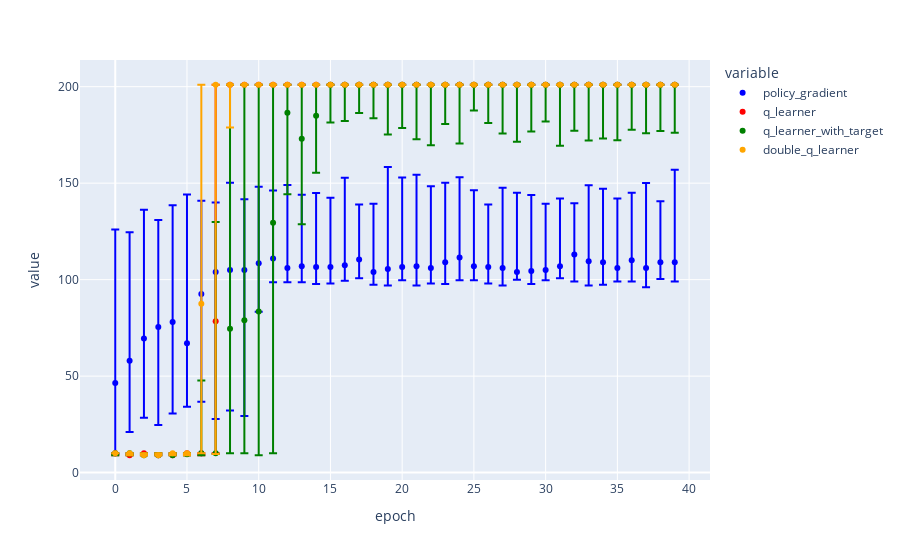

Here is the notebook cell this chart was saved with:
### Markdown cell above
### Discussion of Hyperparameter Search
Note, that while we have found suitable hyperparameters through our strategy that made all different models converge to the intended value of surviving for at least 200 steps, there are multiple comments to be made:
* We have largely tuned the hyper-parameters for all models jointly. This might be a good first-order approximation, but of course we could achieve faster and more stable convergence by following a more precise tuning.
* For instance, adding a *target network* or *double q-function* to the Q-Learner, address the overestimation problem. In turn, these models could likely support larger values for the discount factor $\gamma$.
* Frequent drops in agent performance during training indicate that the learning rate had been to high at this point in time. More elaborate learning rate scheduling would likely mitigate this.
* The exploration-exploitation tradeoff is address through $\varepsilon$ and its decay. However, currently we implemented a constant decay irrespective of how much the agent's performance improved. Using an adaptive system or something more evolved like *entropy regularisation* (like in e.g. *soft-actor critic* models) would likely stabilize and speed up convergence.

Since this was intended as a learning exercise, we refrain from diving to deep into parameter tuning. Let us instead compare how the different models perform.


## Model Comparison
Now that all different algorithms converge, we should compare them. That is we want to find out how fast and stable they converge to a solution compared to each other. A good metric to compare how the models perform after each epoch, is to train all four models $n=10$ times. After each training-epoch we then let the model control the cart-pole for $m=40$ episodes and count how many actions each of these episodes lasted.

After this, for each of the four models and each training epoch, we are left with $n \cdot m$ numbers representing the distribution of how long the episodes lasted. We can combine this into a single median and additionally add 30%- and 70%-quantiles as uncertainty measures. Note, however, that this combines two averaging processes: One over the $n$ independently trained agents and another over the $m$ episodes we ran after a given epoch for each competing model. (The data is generated by running `compare_models.py`. Here we just load the results.)

### Code cell
def make_combined_model_epoch_df(
    c_dict: dict[tuple[str, int, int], list[int]]
) -> dict[tuple[str, int], list[int]]:
    aggregated_dict = {}
    for (agent, run_id, epoch), results in c_dict.items():
        aggregated_dict[(agent, epoch)] = aggregated_dict.get((agent, epoch), []) + results
    
    tuples = [(agent, epoch, np.array(results)) for (agent, epoch), results in aggregated_dict.items()]
    df = pd.DataFrame(tuples, columns=["agent", "epoch", "results"])
    pt = pd.pivot_table(df, values="results", index="epoch", columns="agent")
    med = pt.map(np.median)
    q_upper = pt.map(lambda x: np.quantile(x, 0.7))
    q_lower = pt.map(lambda x: np.quantile(x, 0.3))
    df = pd.concat({'median': med, 'upper': q_upper, 'lower': q_lower}, names=['quantile'])
    return df


def get_scatter_plot(df: pd.DataFrame, model_name: str, marker_color: str):
    return px.scatter(
        df[model_name].loc["median"],
        error_y=df[model_name].loc["upper"]-df[model_name].loc["median"],
        error_y_minus=df[model_name].loc["median"]-df[model_name].loc["lower"],
        color_discrete_sequence=[marker_color]
    )


with open(os.path.join("pkls_and_logs", "model_comparison") + ".pkl", "rb") as file:
    model_comparison_data = pickle.load(file)

df = make_combined_model_epoch_df(model_comparison_data)
fig = get_scatter_plot(df, "policy_gradient", "blue")
fig.add_trace(get_scatter_plot(df, "q_learner", "red").data[0])
fig.add_trace(get_scatter_plot(df, "q_learner_with_target", "green").data[0])
fig.add_trace(get_scatter_plot(df, "double_q_learner", "orange").data[0])
fig.show()

### Figure 1 — Plotly figure (JSON) as saved in the notebook; plotly's stock layout.template omitted (floating-point values rounded to 4 significant figures)
{"data": [{"error_y": {"array": [79.5, 66.6, 66.7, 55.4, 60.6, 77.1, 48.4, 36, 45.2, 36.6, 39.6, 35.2, 43.0, 37, 38.4, 36, 45.3, 28.5, 35.3, 52.9, 46.4, 47.3, 42.4, 41.2, 41.6, 39.3, 32.5, 41.6, 41, 39.4, 34.3, 35, 26.6, 39.4, 38.1, 36, 35, 44.1, 31.6, 47.9], "arrayminus": [36.8, 37, 41.1, 50.8, 47.3, 32.9, 55.8, 76.2, 72.8, 75.6, 25.1, 12.3, 7.3, 8.3, 8.8, 8.5, 8.1, 9.8, 6.6, 8.5, 6.8, 10, 8, 11.3, 11.8, 7.3, 8.5, 9, 4, 6.8, 5.3, 6.3, 14, 12.5, 11.6, 7, 11, 10, 8.6, 10]}, "hovertemplate": "variable=policy_gradient<br>epoch=%{x}<br>value=%{y}<extra></extra>", "legendgroup": "policy_gradient", "marker": {"color": "blue", "symbol": "circle"}, "mode": "markers", "name": "policy_gradient", "orientation": "v", "showlegend": true, "type": "scatter", "x": [0, 1, 2, 3, 4, 5, 6, 7, 8, 9, 10, 11, 12, 13, 14, 15, 16, 17, 18, 19, 20, 21, 22, 23, 24, 25, 26, 27, 28, 29, 30, 31, 32, 33, 34, 35, 36, 37, 38, 39], "xaxis": "x", "y": [46.5, 58, 69.5, 75.5, 78, 67, 92.5, 104, 105, 105, 108.5, 111, 106, 107, 106.5, 106.5, 107.5, 110.5, 104, 105.5, 106.5, 107, 106, 109, 111.5, 107, 106.5, 106, 104, 104.5, 105, 107, 113, 109.5, 109, 106, 110, 106, 109, 109], "yaxis": "y"}, {"error_y": {"array": [0, 1, 0, 1, 1, 0, 0, 122.5, 0, 0, 0, 0, 0, 0, 0, 0, 0, 0, 0, 0, 0, 0, 0, 0, 0, 0, 0, 0, 0, 0, 0, 0, 0, 0, 0, 0, 0, 0, 0, 0], "arrayminus": [1, 0, 1, 0, 0, 1, 1, 68.5, 0, 0, 0, 0, 0, 0, 0, 0, 0, 0, 0, 0, 0, 0, 0, 0, 0, 0, 0, 0, 0, 0, 0, 0, 0, 0, 0, 0, 0, 0, 0, 0]}, "hovertemplate": "variable=q_learner<br>epoch=%{x}<br>value=%{y}<extra></extra>", "legendgroup": "q_learner", "marker": {"color": "red", "symbol": "circle"}, "mode": "markers", "name": "q_learner", "orientation": "v", "showlegend": true, "type": "scatter", "x": [0, 1, 2, 3, 4, 5, 6, 7, 8, 9, 10, 11, 12, 13, 14, 15, 16, 17, 18, 19, 20, 21, 22, 23, 24, 25, 26, 27, 28, 29, 30, 31, 32, 33, 34, 35, 36, 37, 38, 39], "xaxis": "x", "y": [10, 9, 10, 9, 9, 10, 10, 78.5, 201, 201, 201, 201, 201, 201, 201, 201, 201, 201, 201, 201, 201, 201, 201, 201, 201, 201, 201, 201, 201, 201, 201, 201, 201, 201, 201, 201, 201, 201, 201, 201], "yaxis": "y"}, {"error_y": {"array": [0, 0, 1, 1, 1, 0.5, 37.8, 119.9, 126.5, 122, 117.5, 71.5, 14.5, 28, 16, 0, 0, 0, 0, 0, 0, 0, 0, 0, 0, 0, 0, 0, 0, 0, 0, 0, 0, 0, 0, 0, 0, 0, 0, 0], "arrayminus": [1, 1, 0, 0, 0, 0.5, 1, 0.3, 64.5, 69, 74.5, 119.5, 42.3, 44.3, 29.6, 19.6, 18.8, 14.7, 17.3, 25.8, 22.4, 28.3, 31.3, 20.3, 30.5, 13.3, 19.8, 25.2, 29.5, 24.2, 19, 31.6, 23.8, 28.9, 27.8, 28.8, 23.3, 25.1, 24, 24.9]}, "hovertemplate": "variable=q_learner_with_target<br>epoch=%{x}<br>value=%{y}<extra></extra>", "legendgroup": "q_learner_with_target", "marker": {"color": "green", "symbol": "circle"}, "mode": "markers", "name": "q_learner_with_target", "orientation": "v", "showlegend": true, "type": "scatter", "x": [0, 1, 2, 3, 4, 5, 6, 7, 8, 9, 10, 11, 12, 13, 14, 15, 16, 17, 18, 19, 20, 21, 22, 23, 24, 25, 26, 27, 28, 29, 30, 31, 32, 33, 34, 35, 36, 37, 38, 39], "xaxis": "x", "y": [10, 10, 9, 9, 9, 9.5, 10, 10, 74.5, 79, 83.5, 129.5, 186.5, 173, 185, 201, 201, 201, 201, 201, 201, 201, 201, 201, 201, 201, 201, 201, 201, 201, 201, 201, 201, 201, 201, 201, 201, 201, 201, 201], "yaxis": "y"}, {"error_y": {"array": [0, 0, 1, 1, 0, 0, 113.5, 0, 0, 0, 0, 0, 0, 0, 0, 0, 0, 0, 0, 0, 0, 0, 0, 0, 0, 0, 0, 0, 0, 0, 0, 0, 0, 0, 0, 0, 0, 0, 0, 0], "arrayminus": [0, 1, 0, 0, 1, 1, 77.5, 191.3, 22.2, 0, 0, 0, 0, 0, 0, 0, 0, 0, 0, 0, 0, 0, 0, 0, 0, 0, 0, 0, 0, 0, 0, 0, 0, 0, 0, 0, 0, 0, 0, 0]}, "hovertemplate": "variable=double_q_learner<br>epoch=%{x}<br>value=%{y}<extra></extra>", "legendgroup": "double_q_learner", "marker": {"color": "orange", "symbol": "circle"}, "mode": "markers", "name": "double_q_learner", "orientation": "v", "showlegend": true, "type": "scatter", "x": [0, 1, 2, 3, 4, 5, 6, 7, 8, 9, 10, 11, 12, 13, 14, 15, 16, 17, 18, 19, 20, 21, 22, 23, 24, 25, 26, 27, 28, 29, 30, 31, 32, 33, 34, 35, 36, 37, 38, 39], "xaxis": "x", "y": [10, 10, 9, 9, 10, 10, 87.5, 201, 201, 201, 201, 201, 201, 201, 201, 201, 201, 201, 201, 201, 201, 201, 201, 201, 201, 201, 201, 201, 201, 201, 201, 201, 201, 201, 201, 201, 201, 201, 201, 201], "yaxis": "y"}], "layout": {"autosize": true, "legend": {"title": {"text": "variable"}, "tracegroupgap": 0}, "margin": {"t": 60}, "xaxis": {"anchor": "y", "autorange": true, "domain": [0, 1], "range": [-2.448, 41.45], "title": {"text": "epoch"}, "type": "linear"}, "yaxis": {"anchor": "x", "autorange": true, "domain": [0, 1], "range": [-5.866, 215.9], "title": {"text": "value"}, "type": "linear"}}}
